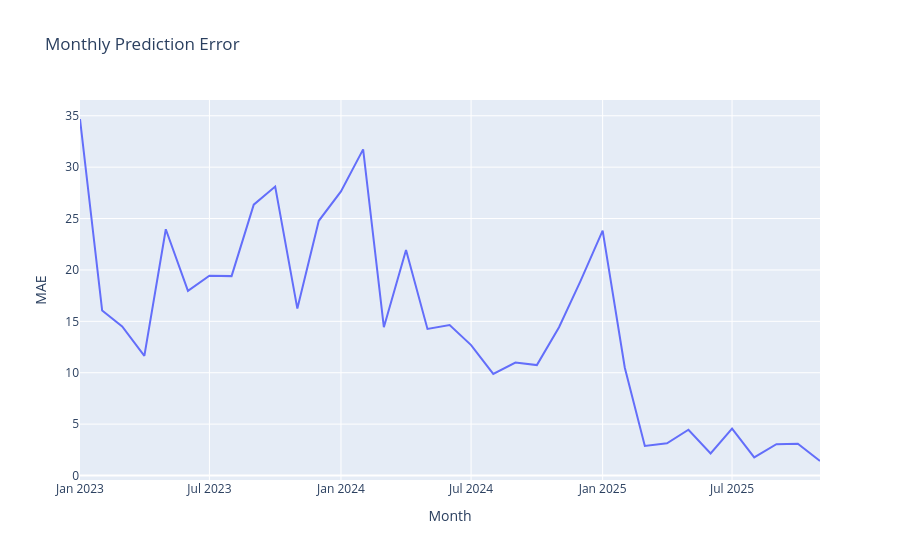

Source (notebook cell):
### Markdown cell above
## 📌 Observation

The evaluation metrics summarize the overall predictive performance of the forecasting model.

## 📊 Business Interpretation

These metrics provide quantitative evidence of forecasting accuracy and support ongoing model monitoring.

## 💡 Key Insight

Regular monitoring of evaluation metrics helps determine when model retraining may be required.

### Code cell
results["Date"] = pd.to_datetime(results["Date"])

results["Month"] = results["Date"].dt.to_period("M").astype(str)

monthly_error = (
    results
    .groupby("Month")["Residual"]
    .apply(lambda x: np.mean(np.abs(x)))
    .reset_index(name="MAE")
)

fig = px.line(
    monthly_error,
    x="Month",
    y="MAE",
    title="Monthly Prediction Error"
)

fig.show()

### Figure 1 — Plotly figure (JSON) as saved in the notebook; plotly's stock layout.template omitted (floating-point values rounded to 4 significant figures)
{"data": [{"hovertemplate": "Month=%{x}<br>MAE=%{y}<extra></extra>", "legendgroup": "", "line": {"color": "#636efa", "dash": "solid"}, "marker": {"symbol": "circle"}, "mode": "lines", "name": "", "orientation": "v", "showlegend": false, "type": "scatter", "x": ["2023-01", "2023-02", "2023-03", "2023-04", "2023-05", "2023-06", "2023-07", "2023-08", "2023-09", "2023-10", "2023-11", "2023-12", "2024-01", "2024-02", "2024-03", "2024-04", "2024-05", "2024-06", "2024-07", "2024-08", "2024-09", "2024-10", "2024-11", "2024-12", "2025-01", "2025-02", "2025-03", "2025-04", "2025-05", "2025-06", "2025-07", "2025-08", "2025-09", "2025-10", "2025-11"], "xaxis": "x", "y": [34.68, 16.05, 14.5, 11.63, 23.96, 17.97, 19.44, 19.4, 26.35, 28.11, 16.24, 24.78, 27.64, 31.73, 14.42, 21.94, 14.26, 14.64, 12.69, 9.886, 10.99, 10.74, 14.43, 18.91, 23.82, 10.48, 2.874, 3.128, 4.45, 2.152, 4.56, 1.761, 3.044, 3.089, 1.412], "yaxis": "y"}], "layout": {"legend": {"tracegroupgap": 0}, "title": {"text": "Monthly Prediction Error"}, "xaxis": {"anchor": "y", "domain": [0, 1], "title": {"text": "Month"}}, "yaxis": {"anchor": "x", "domain": [0, 1], "title": {"text": "MAE"}}}}
